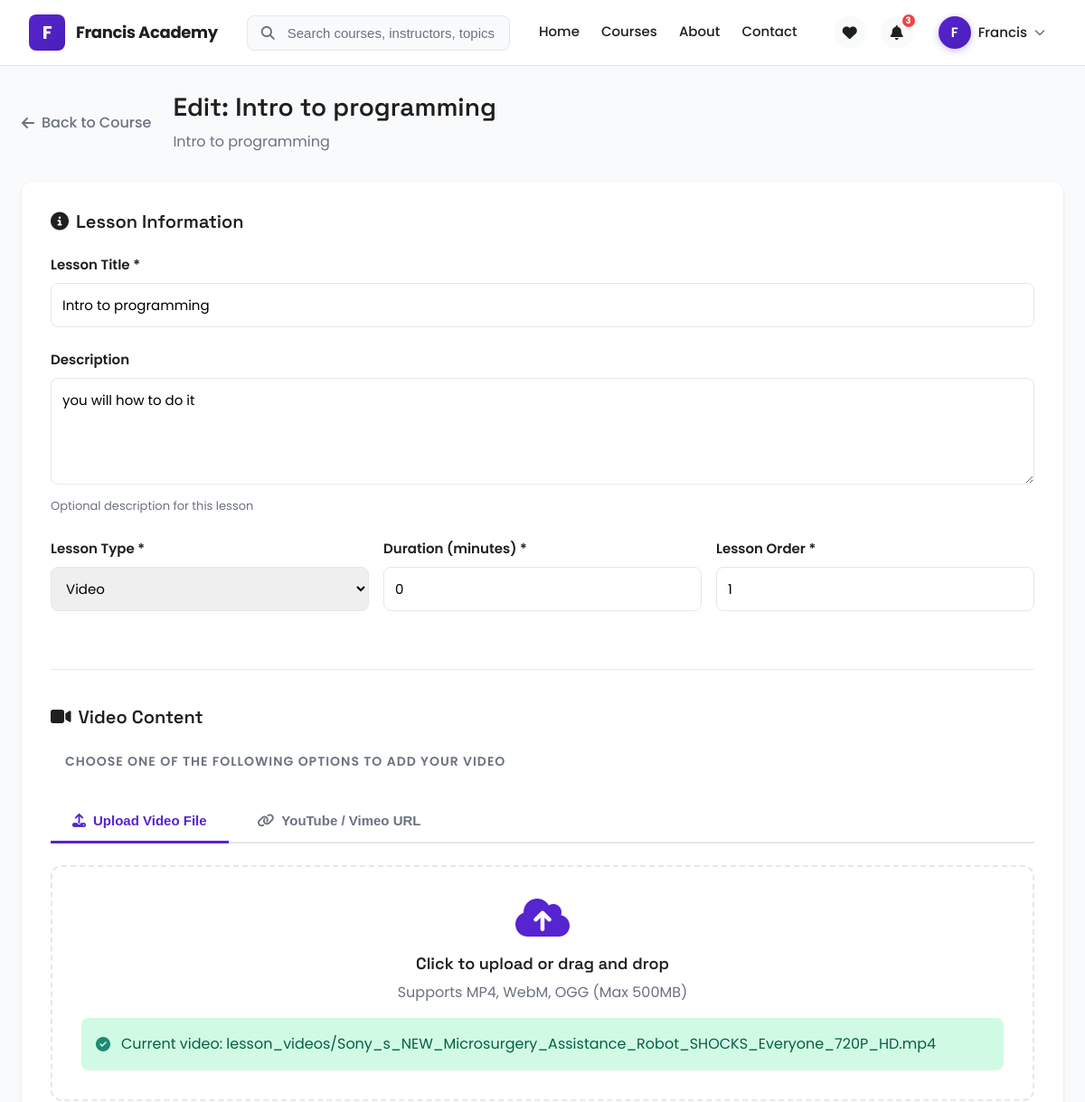
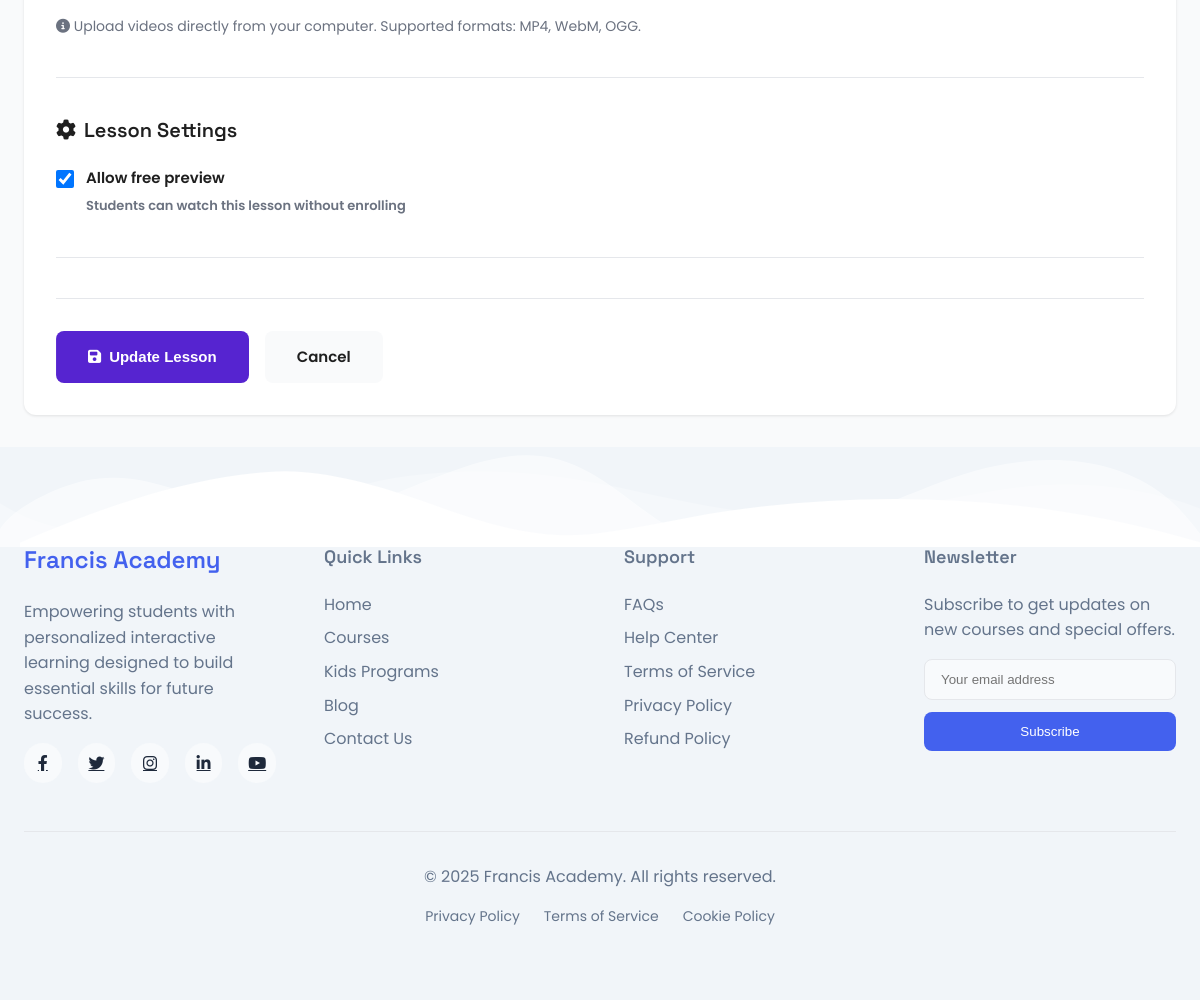
Screenshot of /courses/instructor/lessons/29/edit/ (signed in) with the database file from the repository (2 pictures, top to bottom).
### courses/models.py (models this page shows, shortened)
class Course(models.Model):
    DIFFICULTY_CHOICES = [
        ('beginner', 'Beginner'),
        ('intermediate', 'Intermediate'),
        ('advanced', 'Advanced'),
    ]
    STATUS_CHOICES = [
        ('draft', 'Draft'),
        ('published', 'Published'),
        ('archived', 'Archived'),
    ]
    id = models.UUIDField(primary_key=True, default=uuid.uuid4, editable=False)
    title = models.CharField(max_length=200)
    slug = models.SlugField(max_length=200, unique=True, blank=True)
    description = models.TextField()
    short_description = models.CharField(max_length=300)
    category = models.ForeignKey(Category, on_delete=models.CASCADE, related_name='courses')
    instructor = models.ForeignKey(Instructor, on_delete=models.CASCADE, related_name='courses')
    thumbnail = models.ImageField(upload_to='course_thumbnails/')
    preview_video = models.URLField(blank=True, help_text="YouTube or Vimeo URL")
    price = models.DecimalField(max_digits=10, decimal_places=2)
    original_price = models.DecimalField(max_digits=10, decimal_places=2, blank=True, null=True)
    is_free = models.BooleanField(default=False)
    difficulty = models.CharField(max_length=20, choices=DIFFICULTY_CHOICES, default='beginner')
    duration_hours = models.PositiveIntegerField(help_text="Total course duration in hours")
    language = models.CharField(max_length=50, default='English')
    status = models.CharField(max_length=20, choices=STATUS_CHOICES, default='draft')
    is_featured = models.BooleanField(default=False)
    is_bestseller = models.BooleanField(default=False)
    meta_description = models.CharField(max_length=160, blank=True)
    keywords = models.CharField(max_length=200, blank=True)
    created_at = models.DateTimeField(auto_now_add=True)
    updated_at = models.DateTimeField(auto_now=True)
    published_at = models.DateTimeField(blank=True, null=True)
    class Meta:
        ordering = ['-created_at']

class Lesson(models.Model):
    LESSON_TYPES = [
        ('video', 'Video'),
        ('text', 'Text'),
        ('quiz', 'Quiz'),
        ('assignment', 'Assignment'),
    ]
    course = models.ForeignKey(Course, on_delete=models.CASCADE, related_name='lessons')
    title = models.CharField(max_length=200)
    slug = models.SlugField(max_length=200, blank=True)
    description = models.TextField(blank=True)
    lesson_type = models.CharField(max_length=20, choices=LESSON_TYPES, default='video')
    video_url = models.URLField(blank=True, help_text="YouTube, Vimeo, or direct video URL")
    video_file = models.FileField(upload_to='lesson_videos/', blank=True, null=True, help_text="Upload video file directly")
    text_content = models.TextField(blank=True)
    duration_minutes = models.PositiveIntegerField(default=0)
    order = models.PositiveIntegerField(default=0)
    is_preview = models.BooleanField(default=False, help_text="Can be viewed without enrollment")
    created_at = models.DateTimeField(auto_now_add=True)
    updated_at = models.DateTimeField(auto_now=True)
    class Meta:
        ordering = ['order']
        unique_together = ['course', 'order']

### courses/views.py (the view)
# urls.py: path('instructor/lessons/<int:lesson_id>/edit/', views.instructor_lesson_edit, name='instructor_lesson_edit'),
@login_required
def instructor_lesson_edit(request, lesson_id):
    try:
        instructor = request.user.instructor_profile
    except Instructor.DoesNotExist:
        messages.error(request, "You need to be an instructor to edit lessons.")
        return redirect('home')
    lesson = get_object_or_404(Lesson, id=lesson_id, course__instructor=instructor)
    course = lesson.course
    if request.method == 'POST':
        form = LessonForm(request.POST, request.FILES, instance=lesson)
        if form.is_valid():
            lesson = form.save(commit=False)
            video_file = request.FILES.get('video_file')
            if video_file:
                if lesson.video_file:
                    if os.path.isfile(lesson.video_file.path):
                        os.remove(lesson.video_file.path)
                lesson.video_file = video_file
                lesson.video_url = ''
            lesson.save()
            messages.success(request, f'Lesson "{lesson.title}" updated successfully!')
            return redirect('courses:instructor_course_edit', slug=course.slug)
    else:
        form = LessonForm(instance=lesson)
    return render(request, 'instructor/lesson_form.html', {
        'form': form,
        'course': course,
        'lesson': lesson,
        'title': f'Edit: {lesson.title}',
        'is_edit': True
    })

### templates/instructor/lesson_form.html (shortened to what this page needs)
{% extends 'base.html' %}
{% load static %}
{% block extra_css %}
<link rel="stylesheet" href="{% static 'css/instructor.css' %}">
{% endblock %}
{% block content %}
<div class="instructor-lesson-form">
    <div class="container">
        <div class="form-header">
            <a href="{% url 'courses:instructor_course_edit' course.slug %}" class="btn-back">
                <i class="fas fa-arrow-left"></i> Back to Course
            </a>
            <div>
                <h1>{{ title }}</h1>
                <p>{{ course.title }}</p>
            </div>
        </div>
        <div class="lesson-form-container">
            <form method="post" enctype="multipart/form-data" id="lesson-form">
                <div class="form-section">
                    <h2><i class="fas fa-info-circle"></i> Lesson Information</h2>
                    <div class="form-group">
                        <label for="{{ form.title.id_for_label }}">Lesson Title *</label>
                        {{ form.title }}
                    </div>
                    <div class="form-group">
                        <label for="{{ form.description.id_for_label }}">Description</label>
                        {{ form.description }}
                        <small>Optional description for this lesson</small>
                    </div>
                    <div class="form-row">
                        <div class="form-group">
                            <label for="{{ form.lesson_type.id_for_label }}">Lesson Type *</label>
                            {{ form.lesson_type }}
                        </div>
                        <div class="form-group">
                            <label for="{{ form.duration_minutes.id_for_label }}">Duration (minutes) *</label>
                            {{ form.duration_minutes }}
                        </div>
                        <div class="form-group">
                            <label for="{{ form.order.id_for_label }}">Lesson Order *</label>
                            {{ form.order }}
                        </div>
                    </div>
                </div>
                <div class="form-section video-upload-section" id="video-section">
                    <h2><i class="fas fa-video"></i> Video Content</h2>
                    <p class="section-subtitle">Choose one of the following options to add your video</p>
                    <div class="upload-tabs">
                        <button type="button" class="tab-btn active" data-tab="upload">
                            <i class="fas fa-upload"></i> Upload Video File
                        </button>
                        <button type="button" class="tab-btn" data-tab="url">
                            <i class="fas fa-link"></i> YouTube / Vimeo URL
                        </button>
                    </div>
                    <div class="tab-content active" id="upload-tab">
                        <div class="upload-area" id="upload-area">
                            <div class="upload-placeholder" onclick="document.getElementById('{{ form.video_file.id_for_label }}').click()">
                                <i class="fas fa-cloud-upload-alt"></i>
                                <h3>Click to upload or drag and drop</h3>
                                <p>Supports MP4, WebM, OGG (Max 500MB)</p>
                            </div>
                            {% if lesson.video_file %}
                                <div class="current-video">
                                    <i class="fas fa-check-circle"></i>
                                    <span>Current video: {{ lesson.video_file.name }}</span>
                                </div>
                            {% endif %}
                        </div>
                        <small class="help-text">
                            <i class="fas fa-info-circle"></i>
                            Upload videos directly from your computer. Supported formats: MP4, WebM, OGG.
                        </small>
                    </div>
                </div>
                <div class="form-section">
                    <h2><i class="fas fa-cog"></i> Lesson Settings</h2>
                    <div class="form-group form-checkbox">
                        {{ form.is_preview }}
                        <label for="{{ form.is_preview.id_for_label }}">
                            Allow free preview
                            <small>Students can watch this lesson without enrolling</small>
                        </label>
                    </div>
                </div>
                <div class="form-actions">
                    <button type="submit" class="btn-primary" id="submit-btn">
                        <i class="fas fa-save"></i> {% if is_edit %}Update Lesson{% else %}Create Lesson{% endif %}
                    </button>
                    <a href="{% url 'courses:instructor_course_edit' course.slug %}" class="btn-secondary">Cancel</a>
                </div>
            </form>
        </div>
    </div>
</div>
{% endblock %}

### templates/base.html (shortened to what this page needs)
{% load static %}
<!DOCTYPE html>
<html lang="en" data-theme="light">
<head>
    <link rel="stylesheet" href="https://cdnjs.cloudflare.com/ajax/libs/font-awesome/6.4.0/css/all.min.css">
    <link rel="stylesheet" href="https://unpkg.com/swiper@9/swiper-bundle.min.css">
    <link rel="stylesheet" href="{% static 'style.css' %}">
    <link rel="stylesheet" href="{% static 'css/header-modern.css' %}">
    {% block extra_css %}{% endblock %}
</head>
<body>
    <header class="header-modern">
        <div class="container-fluid">
            <div class="header-wrapper">
                <a href="{% url 'home' %}" class="logo-modern">
                    <div class="logo-icon-modern">F</div>
                    <span class="logo-text-modern">Francis Academy</span>
                </a>
                <div class="search-bar-modern">
                    <form method="GET" action="{% url 'courses:course_list' %}">
                        <i class="fas fa-search search-icon-modern"></i>
                        <input type="text" name="search" placeholder="Search courses, instructors, topics..." class="search-input-modern" value="{{ request.GET.search }}">
                    </form>
                </div>
                <nav class="nav-modern">
                    <a href="{% url 'home' %}" class="nav-link-modern {% if request.resolver_match.url_name == 'home' %}active{% endif %}">Home</a>
                    <a href="{% url 'courses:course_list' %}" class="nav-link-modern">Courses</a>
                    <a href="#" class="nav-link-modern">About</a>
                    <a href="#" class="nav-link-modern">Contact</a>
                    <div class="header-actions">
                        {% if user.is_authenticated %}
                            <a href="{% url 'courses:wishlist' %}" class="action-icon" title="Wishlist">
                                <i class="fas fa-heart"></i>
                            </a>
                            <div class="action-icon notification-icon" title="Notifications">
                                <i class="fas fa-bell"></i>
                                <span class="notification-badge">3</span>
                            </div>
                            <div class="user-menu-modern" onclick="toggleUserMenuModern()">
                                <div class="user-avatar-modern">{{ user.first_name.0|default:user.username.0|upper }}</div>
                                <span class="user-name-modern">{{ user.first_name|default:user.username }}</span>
                                <i class="fas fa-chevron-down dropdown-arrow"></i>
                            </div>
                        {% else %}
                            <a href="/admin/login/" class="btn-login-modern">Login</a>
                        {% endif %}
                    </div>
                </nav>
            </div>
        </div>
    </header>
    <main>
        {% block content %}{% endblock %}
    </main>
    <footer class="footer">
        <div class="container">
            <div class="footer-content">
                <div class="footer-about">
                    <h3>Francis Academy</h3>
                    <p>Empowering students with personalized interactive learning designed to build essential skills for future success.</p>
                    <div class="social-links">
                        <a href="#"><i class="fab fa-facebook-f"></i></a>
                        <a href="#"><i class="fab fa-twitter"></i></a>
                        <a href="#"><i class="fab fa-instagram"></i></a>
                        <a href="#"><i class="fab fa-linkedin-in"></i></a>
                        <a href="#"><i class="fab fa-youtube"></i></a>
                    </div>
                </div>
                <div class="footer-links">
                    <h4>Quick Links</h4>
                    <ul>
                        <li><a href="{% url 'home' %}">Home</a></li>
                        <li><a href="{% url 'courses:course_list' %}">Courses</a></li>
                        <li><a href="{% url 'courses:course_list' %}?category=kids">Kids Programs</a></li>
                        <li><a href="#">Blog</a></li>
                        <li><a href="#">Contact Us</a></li>
                    </ul>
                </div>
                <div class="footer-links">
                    <h4>Support</h4>
                    <ul>
                        <li><a href="#">FAQs</a></li>
                        <li><a href="#">Help Center</a></li>
                        <li><a href="#">Terms of Service</a></li>
                        <li><a href="#">Privacy Policy</a></li>
                        <li><a href="#">Refund Policy</a></li>
                    </ul>
                </div>
                <div class="footer-newsletter">
                    <h4>Newsletter</h4>
                    <p>Subscribe to get updates on new courses and special offers.</p>
                    <form>
                        <input type="email" placeholder="Your email address">
                        <button type="submit">Subscribe</button>
                    </form>
                </div>
            </div>
            <div class="footer-bottom">
                <p>&copy; 2025 Francis Academy. All rights reserved.</p>
                <div class="legal-links">
                    <a href="#">Privacy Policy</a>
                    <a href="#">Terms of Service</a>
                    <a href="#">Cookie Policy</a>
                </div>
            </div>
        </div>
    </footer>
</body>
</html>

### rows the page displays
Course: title "Intro to programming"
Lesson: title "Intro to programming", description "you will how to do it", lesson_type "Video", duration_minutes "0", order "1", video_file.name "lesson_videos/Sony_s_NEW_Microsurgery_Assistance_Robot_SHOCKS_Everyone_720P_HD.mp4", is_preview "☑"

### other values shown
{{ user.first_name.0|default:user.username.0|upper }} "F"
{{ user.first_name|default:user.username }} "Francis"
{{ title }} "Edit: Intro to programming"
